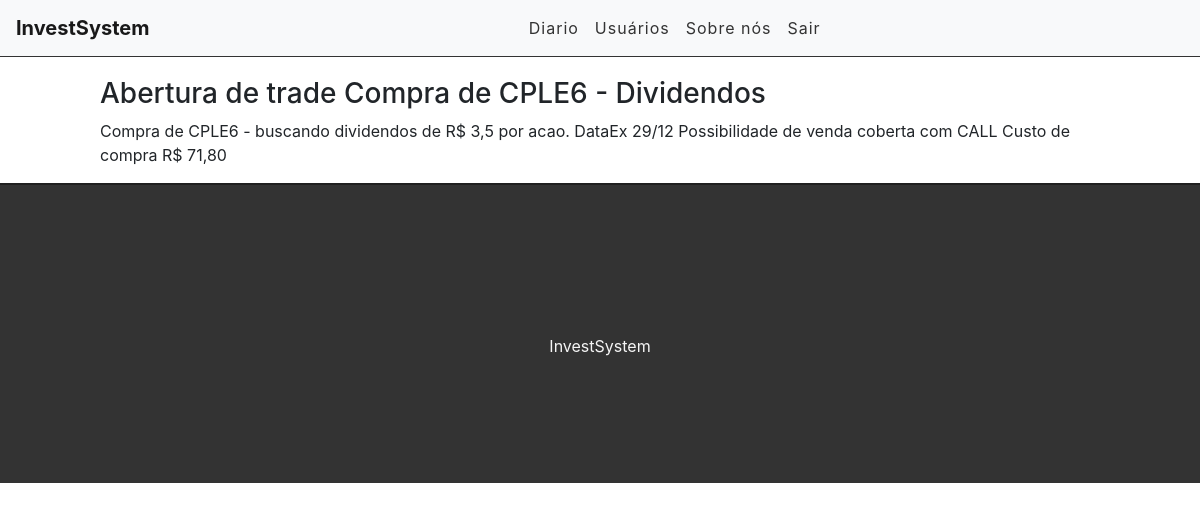
The app's page /diario/240283412398876960 (signed in) with its own data.
### contas/models.py (models this page shows, shortened)
class Trade(models.Model):
      STATUS = (
            ('doing', 'Doing'),
            ('done', 'Done'),
      )
      title = models.CharField(max_length=255)
      description = models.TextField()
      done = models.CharField(
            max_length=5,
            choices = STATUS,
      )
      user = models.ForeignKey(get_user_model(), on_delete=models.CASCADE)
      created_at = models.DateTimeField(auto_now_add=True)
      updated_at = models.DateTimeField(auto_now=True)

### contas/views.py (the view)
# urls.py: path('diario/<int:id>',views.diarioTraderView, name='diario-view'),
@login_required
def diarioTraderView(request, id):
    trade = get_object_or_404(Trade, pk=id)
    return render(request, 'contas/task.html', {'trade':trade})

### contas/templates/contas/task.html (shortened to what this page needs)
{%extends 'contas/base.html'%}
{%block content%}
<div class="offset-1 col-10 list-div">
    <h3>{{trade.title}}</h3>
    <p>{{trade.description}}</p>
</div>
{%endblock%}

### contas/static/css/styles.css (style rules this page uses)
.list-div { padding: 0; }

### contas/templates/contas/task.html (style rules this page uses)
.list-div { padding: 0; }

### records on screen
Trade: title "Abertura de trade Compra de CPLE6 - Dividendos", description "Compra de CPLE6 - buscando dividendos de R$ 3,5 por acao. DataEx 29/12 Possibilidade de venda coberta com CALL Custo de compra R$ 71,80"
